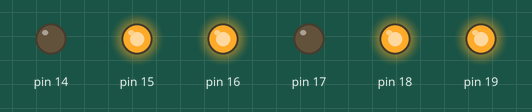
The sketch below on a simulated Arduino Uno, built with avr-gcc and run on an emulated ATmega328P. Parts: output pins drawn as LEDs (lit = HIGH).

Above: at 0.5 s.
At 1.5 s:
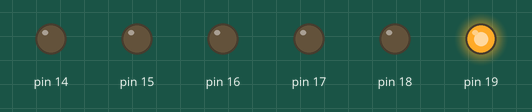
Timing chart, 0 to 3.0 s (numbered marks = the images above):
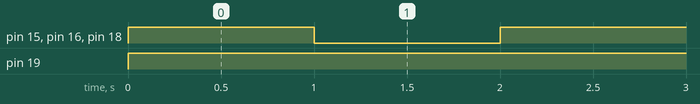

The sketch:

_4SSD01.ino
```cpp
#include <avr/io.h>
#include <util/delay.h>

#define BITN(BIT_NUM)               (0x01 << (BIT_NUM))
#define SET_BIT(PORT, BIT_NUM)      ((PORT) |= (BITN(BIT_NUM)))
#define CHECK_BIT(PORT, BIT_NUM)    ((PORT) & (BITN(BIT_NUM)))
#define CLEAR_BIT(PORT, BIT_NUM)    ((PORT) &= (~(BITN(BIT_NUM))))
int num[] = {0xF6, 0x60, 0xD5, 0xF1, 0x63, 0xB3, 0xB7, 0xE0, 0xF7, 0xF3, 0x3D, 0x37, 0x96, 0x75, 0x66, 0x90};

int main(void)
{
  DDRC = 0xFF;
  while (true) {
    PORTC = num[0];
    _delay_ms(1000);
    PORTC = num[1];
    _delay_ms(1000);
  }
}
```

Measured:
- by itself, pin 15, pin 16, pin 18: alternates HIGH for 1.0 s and LOW for 1.0 s
- by itself, pin 19: LOW → HIGH at 0.00 s
